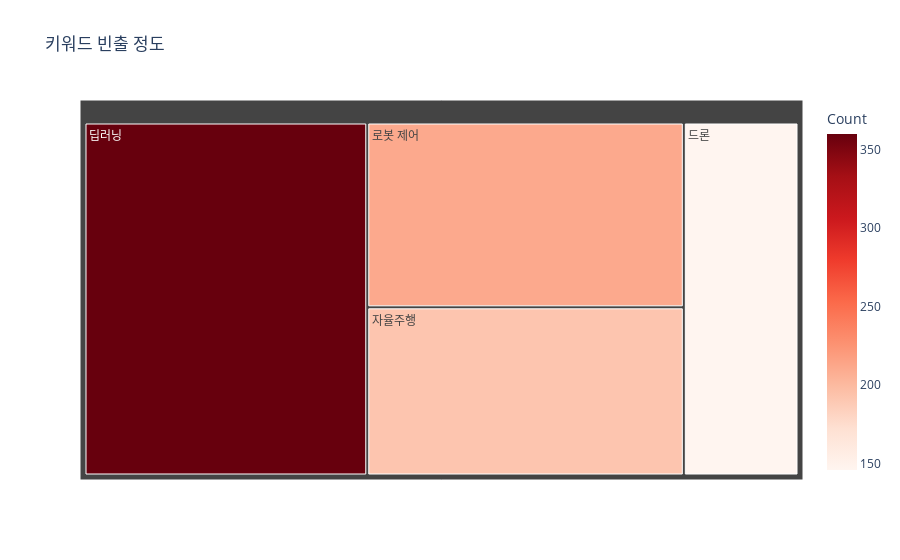

Source (notebook cell):
### Markdown cell above
### < 키워드 빈출정도 by plotly treemap >

### Code cell
df['키워드'] = df['키워드'].replace('로봇제어', '로봇 제어')

keyword_counts = df['키워드'].value_counts()

df_plotly = pd.DataFrame({'키워드': keyword_counts.index, 'Count': keyword_counts.values})

fig = px.treemap(df_plotly, path=['키워드'], values='Count',
                 color='Count', color_continuous_scale='reds',
                 title='키워드 빈출 정도')
fig.show()

### Figure 1 — Plotly figure (JSON) as saved in the notebook; plotly's stock layout.template omitted (floating-point values rounded to 4 significant figures)
{"data": [{"branchvalues": "total", "customdata": [[146], [360], [211], [192]], "domain": {"x": [0, 1], "y": [0, 1]}, "hovertemplate": "labels=%{label}<br>Count_sum=%{value}<br>parent=%{parent}<br>id=%{id}<br>Count=%{color}<extra></extra>", "ids": ["드론", "딥러닝", "로봇 제어", "자율주행"], "labels": ["드론", "딥러닝", "로봇 제어", "자율주행"], "marker": {"coloraxis": "coloraxis", "colors": [146, 360, 211, 192]}, "name": "", "parents": ["", "", "", ""], "type": "treemap", "values": [146, 360, 211, 192]}], "layout": {"coloraxis": {"colorbar": {"title": {"text": "Count"}}, "colorscale": [[0, "rgb(255,245,240)"], [0.125, "rgb(254,224,210)"], [0.25, "rgb(252,187,161)"], [0.375, "rgb(252,146,114)"], [0.5, "rgb(251,106,74)"], [0.625, "rgb(239,59,44)"], [0.75, "rgb(203,24,29)"], [0.875, "rgb(165,15,21)"], [1, "rgb(103,0,13)"]]}, "legend": {"tracegroupgap": 0}, "title": {"text": "키워드 빈출 정도"}}}
